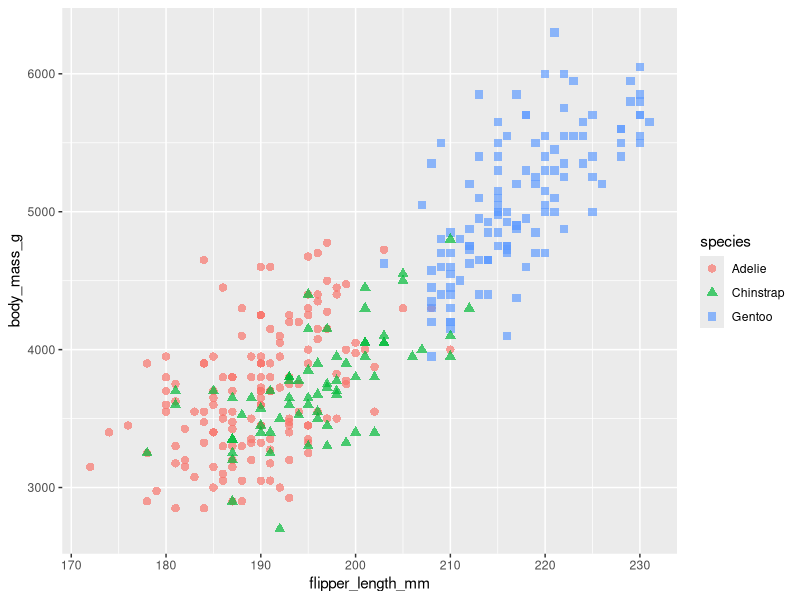

Source code (R):

# ---Load packages---
library(palmerpenguins)
library(tidyverse)
library(ggplot2)


# ---Plot---
mass_flipper <- ggplot(data = palmerpenguins::penguins, 
                       aes(x = flipper_length_mm,
                           y = body_mass_g)) +
  geom_point(aes(color = species, 
                 shape = species),
             size = 2.5,
             alpha = 0.7)

mass_flipper
